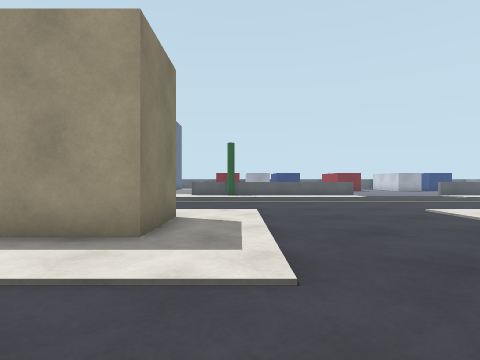
view 1 (above)

24 first-person views from a walk through a Gazebo world. The camera is 0.92 m above the floor, looks level and sees 80° across. The floor is counted in squares, 1 m on a side. Each view is taken from the middle of a square. On the plan, view 1 faces up. The plan holds only what a view shows up to about 11 squares ahead; the rest is blank.

view 2
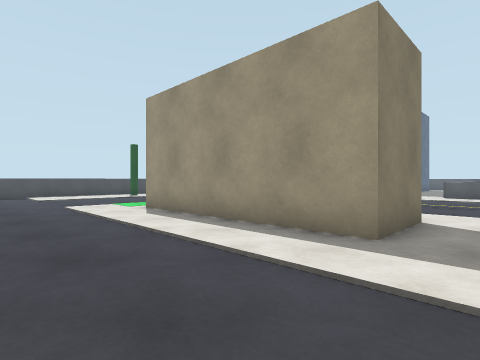

view 3
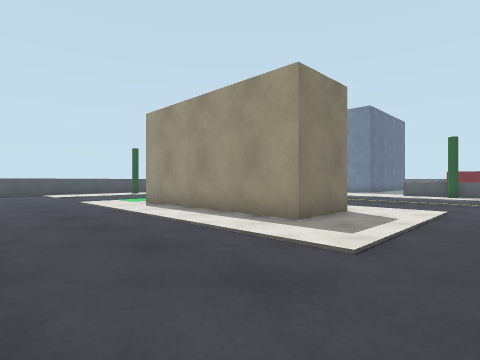

view 4
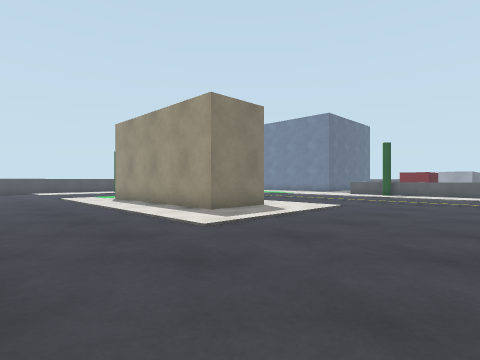

view 5
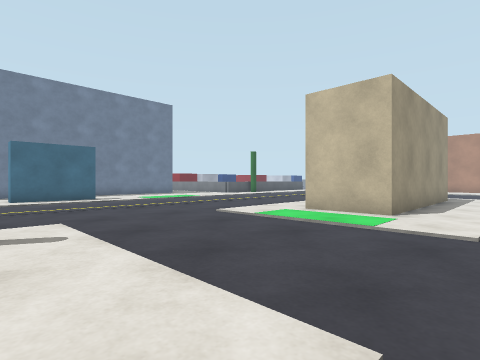

view 6
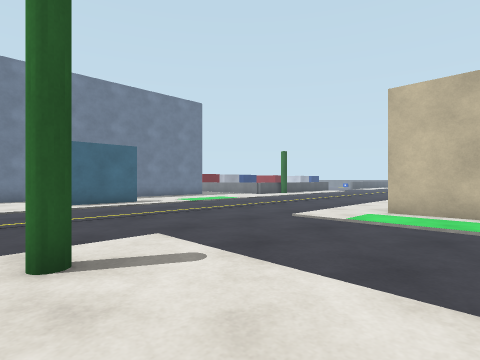

view 7
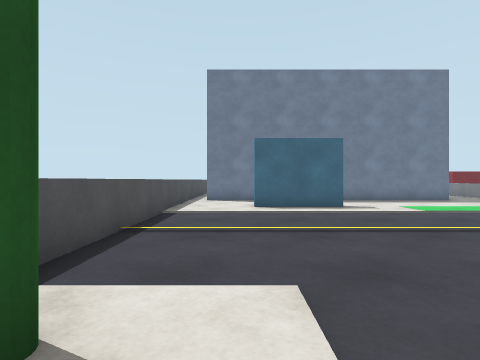

view 8
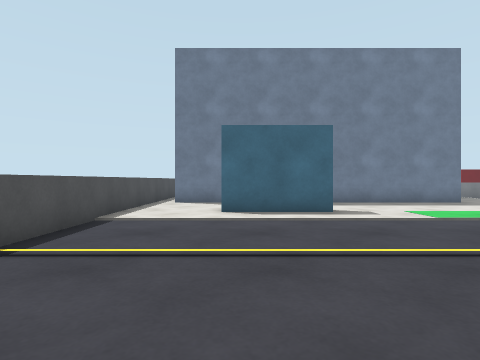

view 9
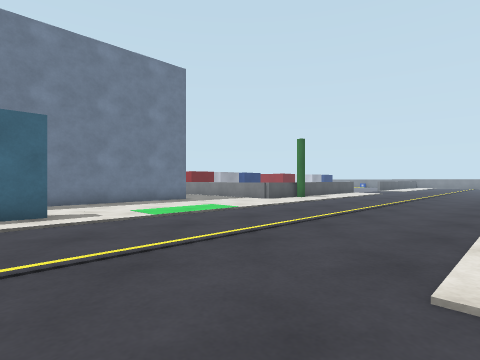

view 10
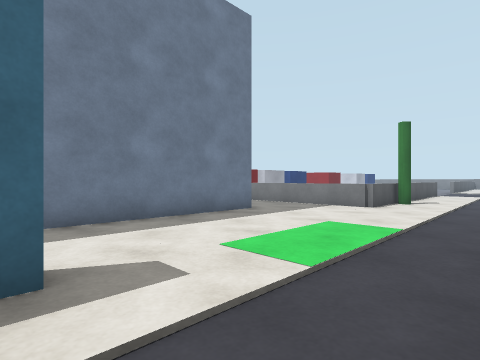

view 11
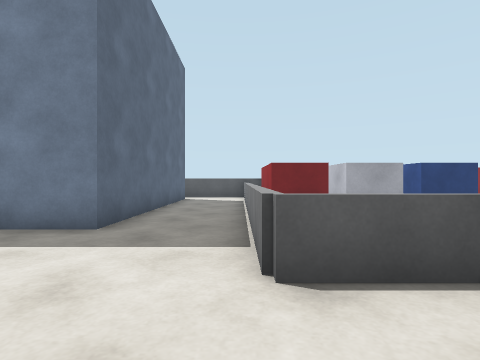

view 12
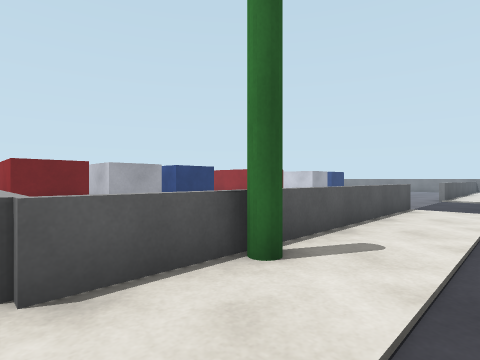

view 13
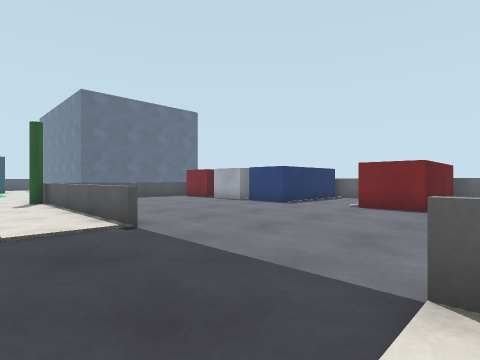

view 14
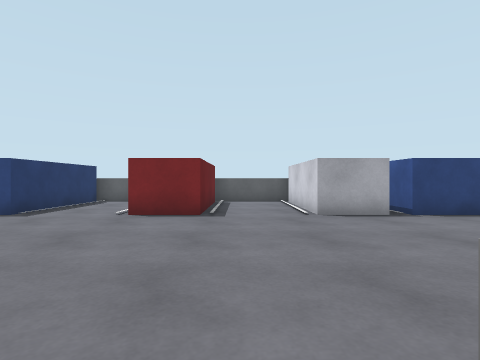

view 15
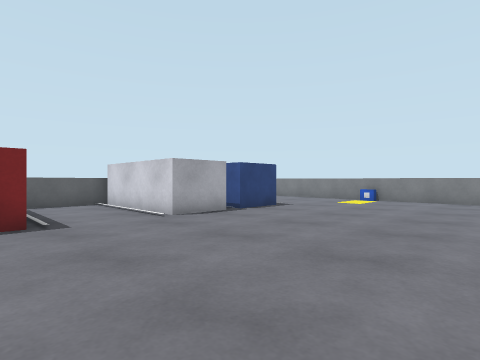

view 16
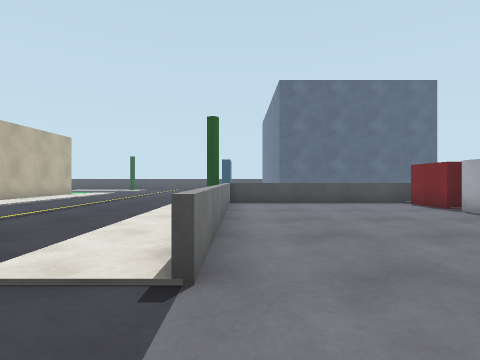

view 17
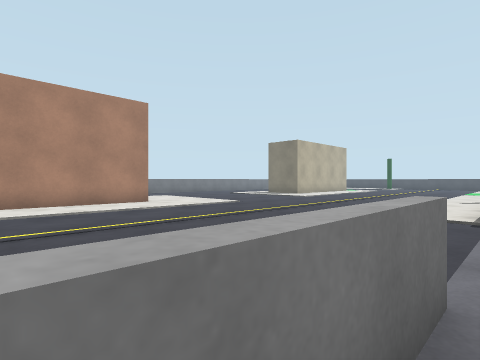

view 18
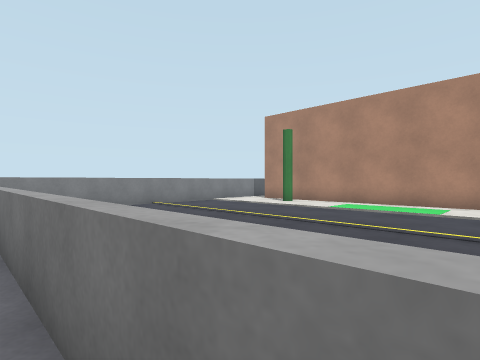

view 19
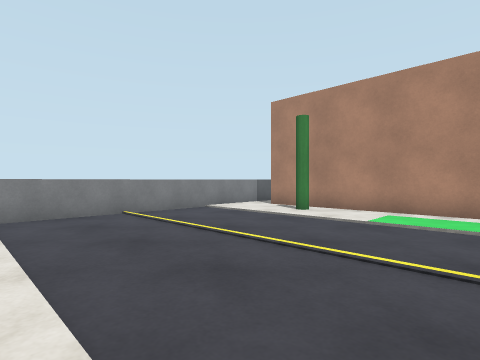

view 20
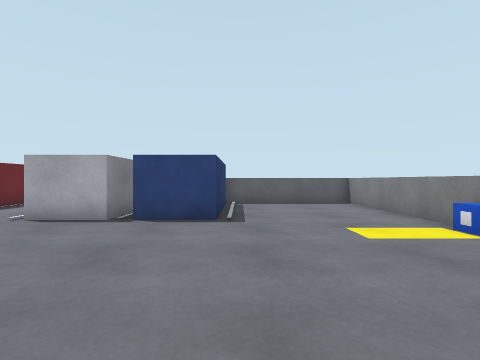

view 21
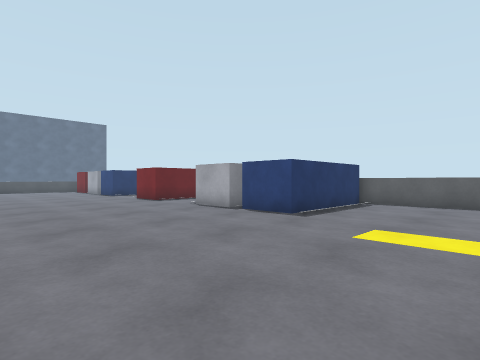

view 22
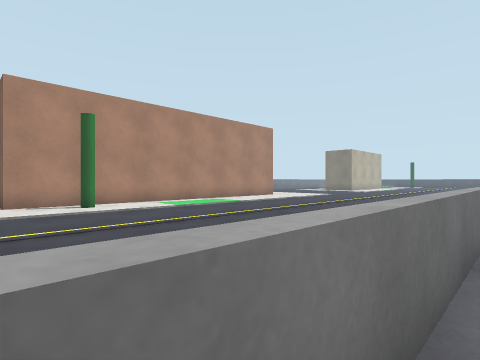

view 23
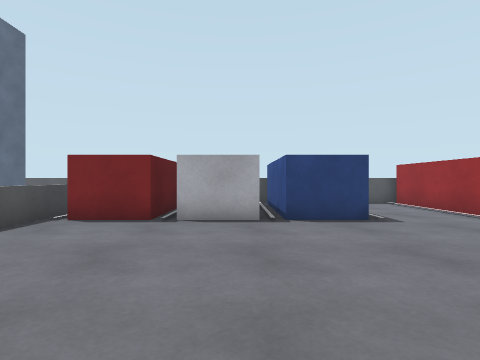

view 24
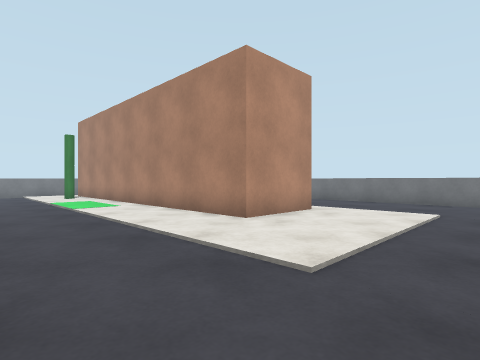

### Floor plan
Key: @ floor where view 1 was taken; # wall or solid block; . floor; = window, fence, low wall or low ledge; B beige box; P green pole; L blue box; R red box; W white box; O other object.
Columns run from 18 left of view 1 to 23 right of it. Each row starts with its distance up from view 1.
 29                              ##     ####
 28                      L   .R R..W   L.....#
 27             L        L L..R R..W   L.....#
 26             L   R R  L L..R R..W   L.....#
 25             L..=R RW L L..R R..W WLL.....#
 24             L..=RRRWWLLL..RRR..WWWLL.....#
 23             L..=.........................#
 22             L..=........................O
 21             L..=.........................
 20             L..=.........................
 19 #.LLLLLLLLLLL..=.........................#
 18 #...   ........=.........................#
 17 #...   ........=.........................
 16 #...###........==PP======.....===========
 15 #.............................. . ....   #
 14 #............................ .  ........#
 13 #.......................      ...........#
 12 #........................................#
 11 #........................................#
 10 #........................................#
  9 #........................................#
  8  ............   .........................#
  7  .P.........    .....................P...
  6  .........B     B..........#############
  5   ........BBBBBBB..........#
  4  ..........................#
  3   ..........................
  2   . ........................
  1      .......................
  0        ...........@........
 -1                ....... ...
 -2                        ###

Positions as (right, up) in squares from view 1, and headings:
1: (0, 0), facing up
2: (0, 0), facing up-left
3: (2, -1), facing up-left
4: (5, -1), facing up-left
5: (-16, 2), facing up-right
6: (-17, 4), facing up-right
7: (-15, 6), facing up
8: (-14, 8), facing up
9: (-13, 8), facing up-right
10: (-12, 13), facing up-right
11: (-3, 14), facing up
12: (-3, 14), facing up-right
13: (12, 14), facing up-left
14: (11, 16), facing up
15: (9, 17), facing up-right
16: (9, 17), facing left
17: (14, 17), facing down-left
18: (12, 17), facing down-right
19: (14, 15), facing down-right
20: (18, 17), facing up
21: (22, 17), facing up-left
22: (22, 17), facing down-left
23: (2, 17), facing up
24: (4, 11), facing down-right
